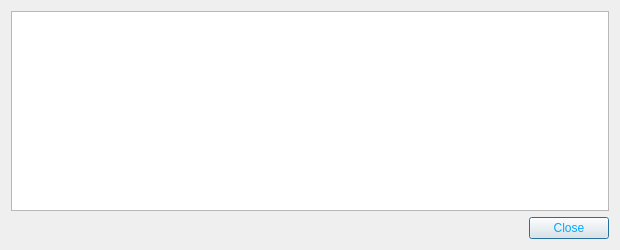
<?xml version="1.0" encoding="UTF-8"?>
<ui version="4.0">
 <class>TransactionDescDialog</class>
 <widget class="QDialog" name="TransactionDescDialog">
  <property name="geometry">
   <rect>
    <x>0</x>
    <y>0</y>
    <width>620</width>
    <height>250</height>
   </rect>
  </property>
  <property name="windowTitle">
   <string>Transaction details</string>
  </property>
  <property name="styleSheet">
   <string notr="true">background-image: url(:/images/as1);
color: rgb(0, 170, 255);</string>
  </property>
  <layout class="QVBoxLayout" name="verticalLayout">
   <item>
    <widget class="QTextEdit" name="detailText">
     <property name="toolTip">
      <string>This pane shows a detailed description of the transaction</string>
     </property>
     <property name="readOnly">
      <bool>true</bool>
     </property>
     <property name="html">
      <string>&lt;!DOCTYPE HTML PUBLIC &quot;-//W3C//DTD HTML 4.0//EN&quot; &quot;http://www.w3.org/TR/REC-html40/strict.dtd&quot;&gt;
&lt;html&gt;&lt;head&gt;&lt;meta name=&quot;qrichtext&quot; content=&quot;1&quot; /&gt;&lt;style type=&quot;text/css&quot;&gt;
p, li { white-space: pre-wrap; }
&lt;/style&gt;&lt;/head&gt;&lt;body style=&quot; font-family:'MS Shell Dlg 2'; font-size:8.25pt; font-weight:400; font-style:normal;&quot;&gt;
&lt;p style=&quot;-qt-paragraph-type:empty; margin-top:0px; margin-bottom:0px; margin-left:0px; margin-right:0px; -qt-block-indent:0; text-indent:0px;&quot;&gt;&lt;br /&gt;&lt;/p&gt;&lt;/body&gt;&lt;/html&gt;</string>
     </property>
    </widget>
   </item>
   <item>
    <widget class="QDialogButtonBox" name="buttonBox">
     <property name="orientation">
      <enum>Qt::Horizontal</enum>
     </property>
     <property name="standardButtons">
      <set>QDialogButtonBox::Close</set>
     </property>
    </widget>
   </item>
  </layout>
 </widget>
 <resources/>
 <connections>
  <connection>
   <sender>buttonBox</sender>
   <signal>accepted()</signal>
   <receiver>TransactionDescDialog</receiver>
   <slot>accept()</slot>
   <hints>
    <hint type="sourcelabel">
     <x>248</x>
     <y>254</y>
    </hint>
    <hint type="destinationlabel">
     <x>157</x>
     <y>274</y>
    </hint>
   </hints>
  </connection>
  <connection>
   <sender>buttonBox</sender>
   <signal>rejected()</signal>
   <receiver>TransactionDescDialog</receiver>
   <slot>reject()</slot>
   <hints>
    <hint type="sourcelabel">
     <x>316</x>
     <y>260</y>
    </hint>
    <hint type="destinationlabel">
     <x>286</x>
     <y>274</y>
    </hint>
   </hints>
  </connection>
 </connections>
</ui>
